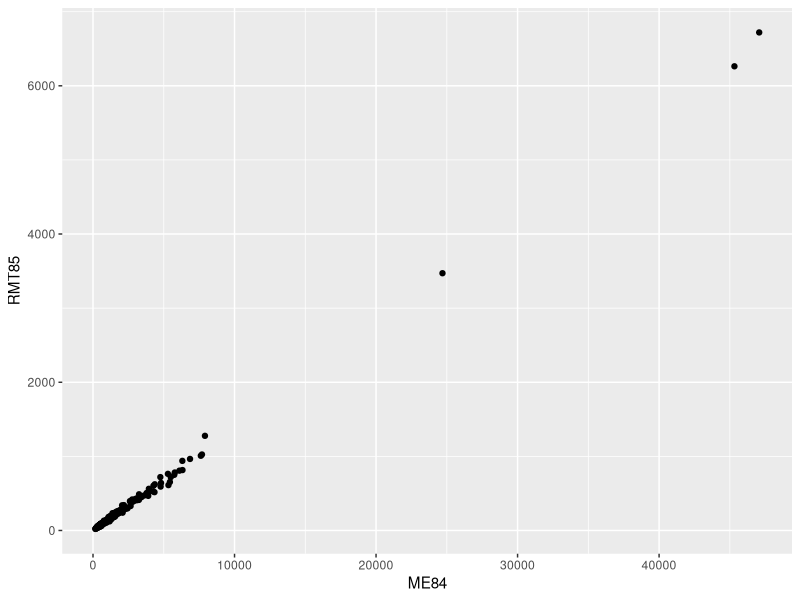
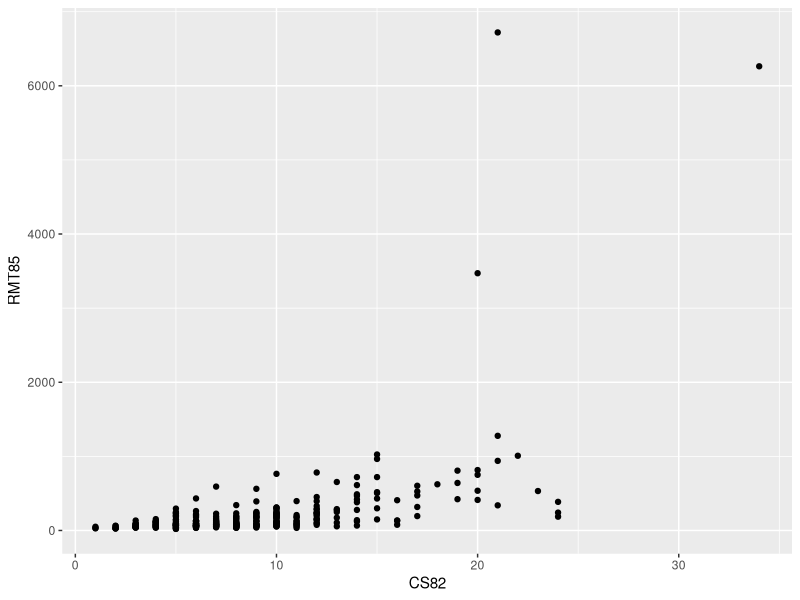

These charts were generated, in order, by the following R code:
## ---- chunk 1
library(tidyverse)
library(survey)
library(sampling)

datos <- read.csv("sarndal.txt", sep="")
datos <- datos %>% mutate(TYPE = factor((rep(c("H","M","M","M","H"),length=284))))
## ---- chunk 2
set.seed(2)
clusters <- sampling::cluster(
  data = datos,
  size = 10,
  clustername = c("CL"),
  method = "srswor"
)

muestra <- getdata(datos, clusters)
## ---- chunk 3
diseno <- svydesign(data = muestra, id = ~ CL, fpc = ~ Prob)
## ---- chunk 4
total <- svytotal(~RMT85, design = diseno)
cv(total)
## ---- chunk 5
pop_totals <- table(datos$TYPE)
names(pop_totals) <- c("TYPEH", "TYPEM")
diseno_cal <- calibrate(design = diseno, ~ TYPE - 1, population = pop_totals)

total_cal <- svytotal( ~ RMT85, diseno_cal)
cv(total_cal)
## ---- chunk 6
pesos <- data.frame(type = diseno_cal$variables$TYPE, w = weights(diseno_cal))
pesos %>% group_by(type) %>% summarise(w = sum(w))

svytable(~TYPE, diseno_cal)
## ---- chunk 7
diseno_cal2 <- calibrate(
  design = diseno,
  formula = ~ TYPE - 1,
  population = pop_totals,
  aggregate = TRUE  # fuerza mismo ajuste dentro del conglomerado
)

total_cal2 <- svytotal(~RMT85, diseno_cal2)
cv(total_cal2)
## ---- chunk 8
pesos2 <- data.frame(CL = diseno_cal2$variables$CL,
                     w = weights(diseno_cal2))
pesos2 %>% group_by(CL) %>% summarise(min = min(w), max = max(w))
## ---- chunk 9
cor(datos$RMT85, datos$ME84)
cor(datos$RMT85, datos$CS82)
## ---- chunk 10
datos %>% 
ggplot(aes(x = ME84, y = RMT85)) +
  geom_point()

datos %>% 
ggplot(aes(x = CS82, y = RMT85)) +
  geom_point()
